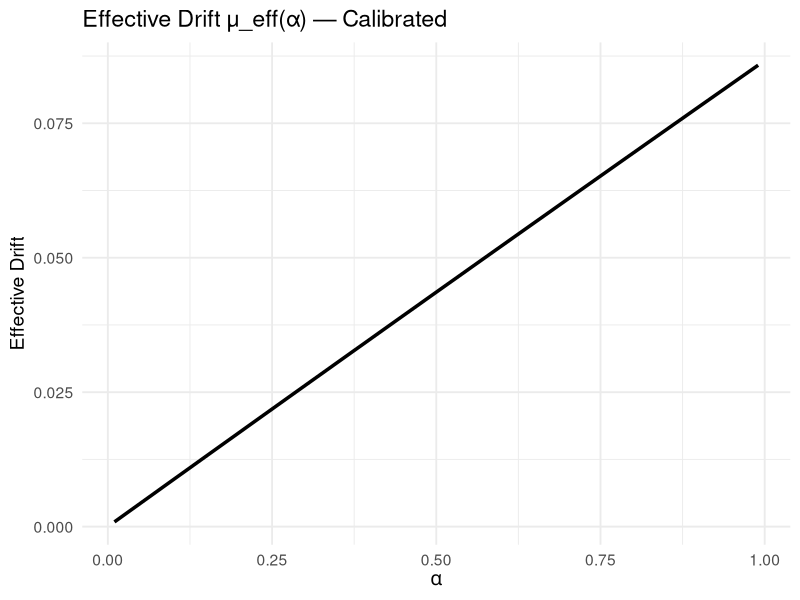
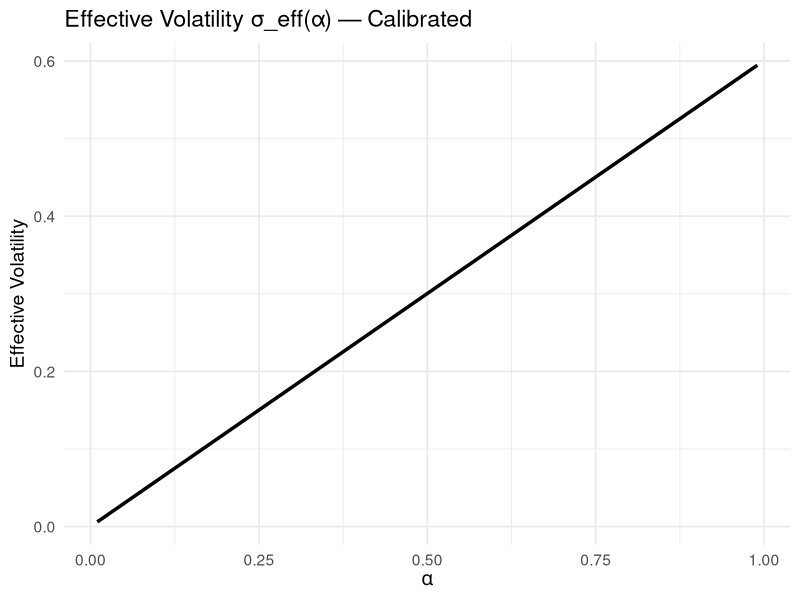
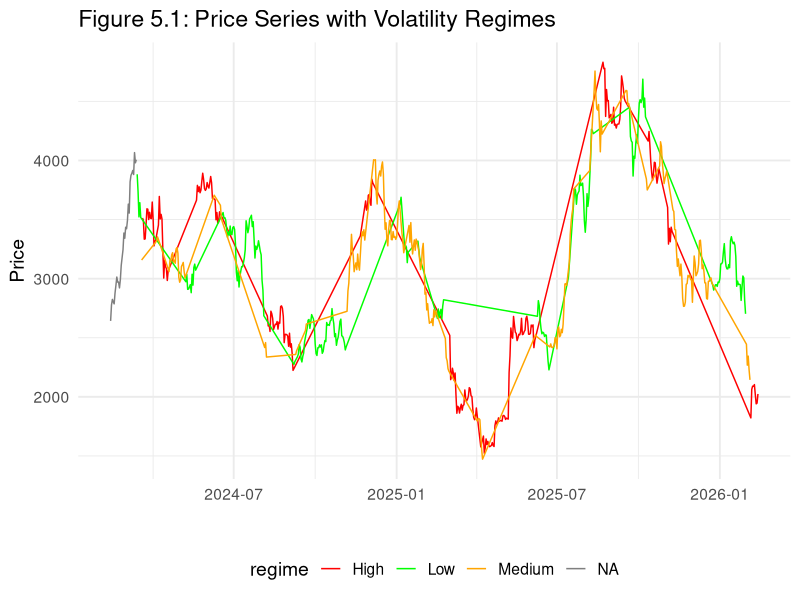
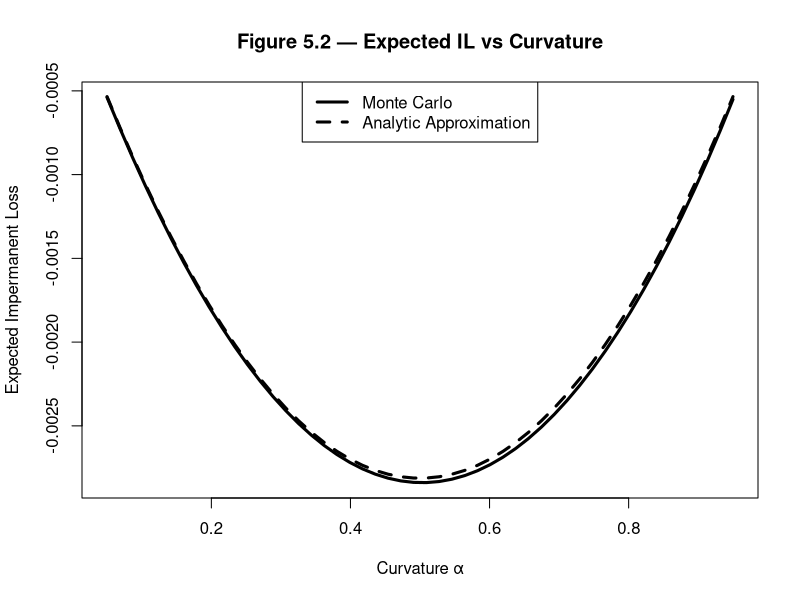
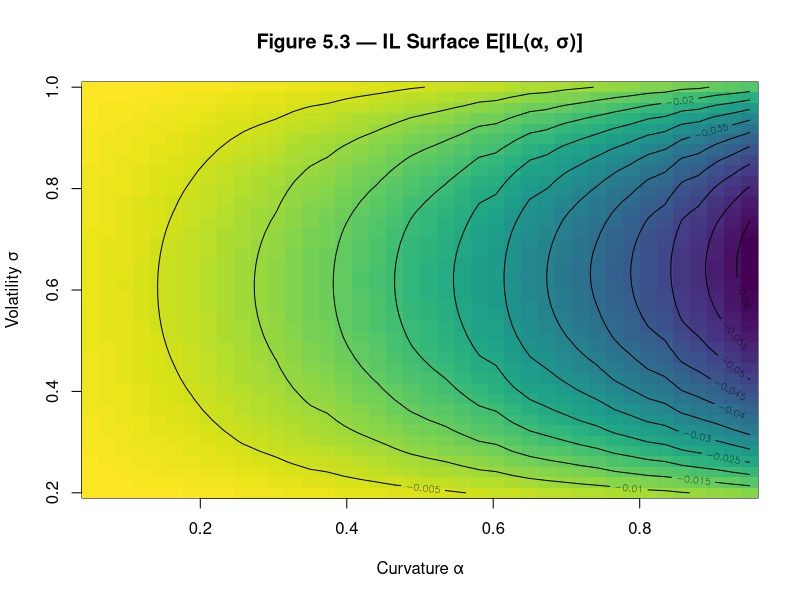
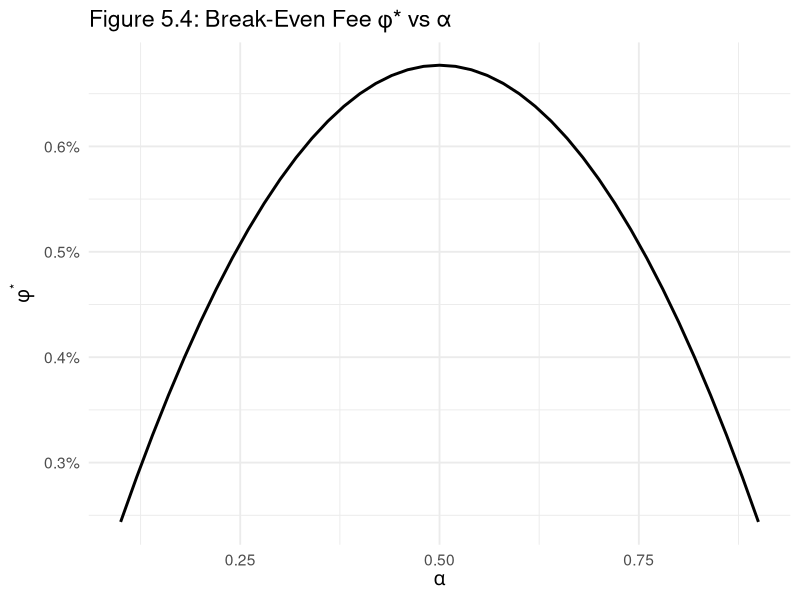
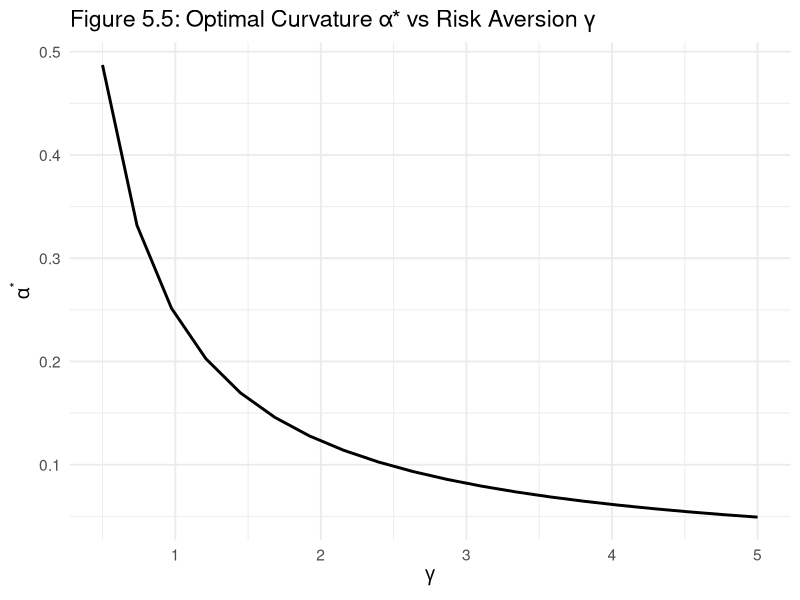
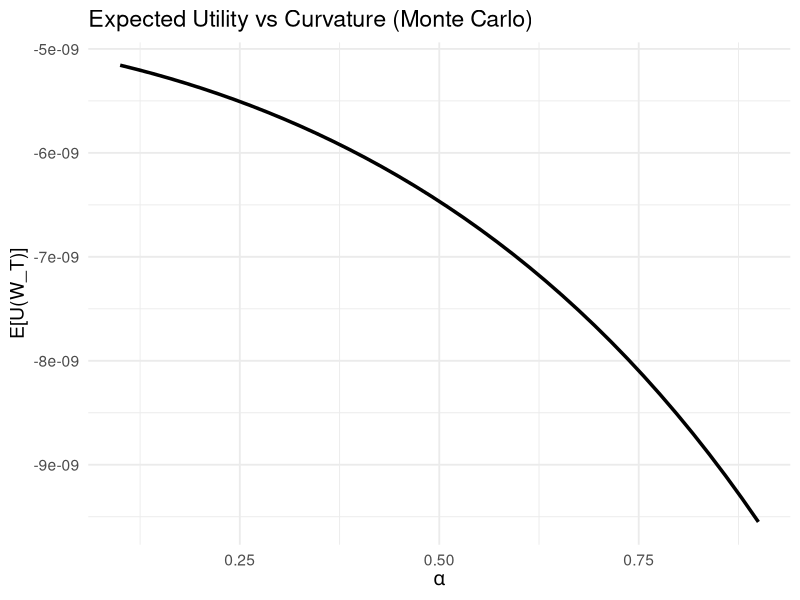

These figures' R source, in order:
## ---- chunk 1
library(tidyverse)
library(knitr)
library(kableExtra)
library(scales)

theme_set(theme_minimal(base_size = 14))
## ---- chunk 2
# Figure A — Effective Drift and Variance vs Curvature

# Load regime file just to extract calibration
df_regime <- read_csv("amm_csv_files/regime_il_timeseries.csv")

# We need mu_hat and sigma_hat from Python calibration.
# Recompute from data (consistent with generator)

prices <- df_regime$price
returns <- diff(prices) / head(prices, -1)

mu_hat <- mean(returns, na.rm=TRUE) * 252
sigma_hat <- sd(returns, na.rm=TRUE) * sqrt(252)

phi <- 0.003

alpha_grid <- seq(0.01, 0.99, length.out=200)

mu_eff <- alpha_grid * mu_hat +
          phi * alpha_grid * (1 - alpha_grid) * sigma_hat^2

sigma_eff <- alpha_grid * sigma_hat

df_eff <- data.frame(alpha=alpha_grid,
                     mu_eff=mu_eff,
                     sigma_eff=sigma_eff)

# Drift
ggplot(df_eff, aes(alpha, mu_eff)) +
  geom_line(linewidth=1.2) +
  labs(title="Effective Drift μ_eff(α) — Calibrated",
       x=expression(alpha),
       y="Effective Drift")

# Volatility
ggplot(df_eff, aes(alpha, sigma_eff)) +
  geom_line(linewidth=1.2) +
  labs(title="Effective Volatility σ_eff(α) — Calibrated",
       x=expression(alpha),
       y="Effective Volatility")


## ---- chunk 3
df_regime <- read_csv("amm_csv_files/regime_il_timeseries.csv")
df_regime$date <- as.Date(df_regime$date)
## ---- chunk 4
regime_distribution <- df_regime %>%
  count(regime) %>%
  mutate(percentage = n / sum(n))

kable(regime_distribution,
      digits = 3,
      caption = "Table 5.1: Distribution of Volatility Regimes") %>%
  kable_styling(full_width = FALSE)
## ---- chunk 5
ggplot(df_regime, aes(date, price, color = regime)) +
  geom_line() +
  scale_color_manual(values = c("Low"="green",
                                "Medium"="orange",
                                "High"="red")) +
  labs(title = "Figure 5.1: Price Series with Volatility Regimes",
       x = "", y = "Price") +
  theme(legend.position = "bottom")
## ---- chunk 6
set.seed(42)

# Parameters
S0 <- 1
mu <- 0
sigma <- 0.3
T <- 0.25
N <- 50000

alpha_grid <- seq(0.05, 0.95, length.out = 50)

# Monte Carlo terminal price
Z <- rnorm(N)
ST <- S0 * exp((mu - 0.5*sigma^2)*T + sigma*sqrt(T)*Z)
R <- ST / S0

expected_il_mc <- numeric(length(alpha_grid))
expected_il_analytic <- numeric(length(alpha_grid))

for (i in seq_along(alpha_grid)) {
  
  alpha <- alpha_grid[i]
  
  V_AMM  <- R^alpha
  V_HODL <- alpha*R + (1-alpha)
  
  IL <- V_AMM / V_HODL - 1
  
  expected_il_mc[i] <- mean(IL)
  expected_il_analytic[i] <- -0.5 * alpha*(1-alpha)*sigma^2*T
}

plot(alpha_grid, expected_il_mc,
     type="l", lwd=3,
     xlab="Curvature α",
     ylab="Expected Impermanent Loss",
     main="Figure 5.2 — Expected IL vs Curvature")

lines(alpha_grid, expected_il_analytic,
      lwd=3, lty=2)

legend("top",
       legend=c("Monte Carlo","Analytic Approximation"),
       lwd=3, lty=c(1,2))
## ---- chunk 7
set.seed(42)

S0 <- 1
mu <- 0
T <- 0.5
N <- 20000

alpha_grid <- seq(0.05, 0.95, length.out = 40)
sigma_grid <- seq(0.2, 1.0, length.out = 40)

surface <- matrix(0, nrow=length(sigma_grid), ncol=length(alpha_grid))

for (i in seq_along(sigma_grid)) {
  
  sigma_val <- sigma_grid[i]
  
  Z <- rnorm(N)
  ST <- S0 * exp((mu - 0.5*sigma_val^2)*T + sigma_val*sqrt(T)*Z)
  R <- ST / S0
  
  for (j in seq_along(alpha_grid)) {
    
    alpha <- alpha_grid[j]
    
    V_AMM  <- R^alpha
    V_HODL <- alpha * R + (1 - alpha)
    
    IL <- V_AMM / V_HODL - 1
    surface[i,j] <- mean(IL)
  }
}

image(alpha_grid, sigma_grid, surface,
      xlab="Curvature α",
      ylab="Volatility σ",
      main="Figure 5.3 — IL Surface E[IL(α, σ)]",
      col=viridis::viridis(100))

contour(alpha_grid, sigma_grid, surface, add=TRUE)

## ---- chunk 8
df_fee <- read_csv("amm_csv_files/break_even_fee.csv",show_col_types = FALSE)
## ---- chunk 9
selected_fee <- df_fee %>%
  filter(alpha %in% c(0.25,0.5,0.75))

kable(selected_fee,
      digits=4,
      caption="Table 5.3: Break-Even Fee at Selected α") %>%
  kable_styling(full_width = FALSE)
## ---- chunk 10
ggplot(df_fee, aes(alpha, phi_star)) +
  geom_line(linewidth=1) +
  labs(title = "Figure 5.4: Break-Even Fee φ* vs α",
       x = expression(alpha),
       y = expression(phi^"*")) +
  scale_y_continuous(labels = percent_format())
## ---- chunk 11
df_gamma <- read_csv("amm_csv_files/alpha_star_gamma.csv")
## ---- chunk 12
ggplot(df_gamma, aes(gamma, alpha_star)) +
  geom_line(size=1) +
  labs(title = "Figure 5.5: Optimal Curvature α* vs Risk Aversion γ",
       x = expression(gamma),
       y = expression(alpha^"*"))
## ---- chunk 13
# Utility vs α — consistent with generator assumptions

df_regime <- read_csv("amm_csv_files/regime_il_timeseries.csv")

prices <- df_regime$price
returns <- diff(prices) / head(prices, -1)

sigma_hat <- sd(returns, na.rm=TRUE) * sqrt(252)

P0 <- prices[1]
sim_days <- 180
dt <- 1/252
T <- sim_days / 252
N <- 5000

set.seed(42)

terminal_prices <- numeric(N)

for(i in 1:N){
  S <- P0
  for(j in 1:sim_days){
    z <- rnorm(1)
    S <- S * exp((-0.5 * sigma_hat^2) * dt +
                  sigma_hat * sqrt(dt) * z)
  }
  terminal_prices[i] <- S
}

alpha_grid <- seq(0.1, 0.9, length.out=40)
gamma <- 3

utility_values <- numeric(length(alpha_grid))

for(i in seq_along(alpha_grid)){
  a <- alpha_grid[i]
  
  il_vals <- numeric(N)
  
  for(k in 1:N){
    R <- terminal_prices[k] / P0
    
    x <- (10000 / (2 * P0)) * R^(-(1-a))
    y <- (10000 / 2) * R^a
    
    V <- x * terminal_prices[k] + y
    
    U <- (V^(1-gamma))/(1-gamma)
    
    il_vals[k] <- U
  }
  
  utility_values[i] <- mean(il_vals)
}

df_util <- data.frame(alpha=alpha_grid,
                      expected_utility=utility_values)

ggplot(df_util, aes(alpha, expected_utility)) +
  geom_line(linewidth=1.2) +
  labs(title="Expected Utility vs Curvature (Monte Carlo)",
       x=expression(alpha),
       y="E[U(W_T)]")

## ---- chunk 14
path_grid <- c(1000,2000,5000,10000)
results <- data.frame()

for(N in path_grid){
  
  terminal_prices <- numeric(N)
  
  for(i in 1:N){
    S <- P0
    for(j in 1:sim_days){
      z <- rnorm(1)
      S <- S * exp((-0.5 * sigma_hat^2) * dt +
                    sigma_hat * sqrt(dt) * z)
    }
    terminal_prices[i] <- S
  }
  
  il_vals <- numeric(N)
  
  for(k in 1:N){
    R <- terminal_prices[k] / P0
    x <- (10000 / (2 * P0)) * R^(-0.5)
    y <- (10000 / 2) * R^0.5
    V <- x * terminal_prices[k] + y
    hodl <- (10000/(2*P0))*terminal_prices[k] + 10000/2
    il_vals[k] <- V/hodl - 1
  }
  
  results <- rbind(results,
                   data.frame(Paths=N,
                              Mean_IL=mean(il_vals),
                              Std_Error=sd(il_vals)/sqrt(N)))
}

kable(results,
      digits=6,
      caption="Monte Carlo Convergence Diagnostics") %>%
  kable_styling(full_width=FALSE)
